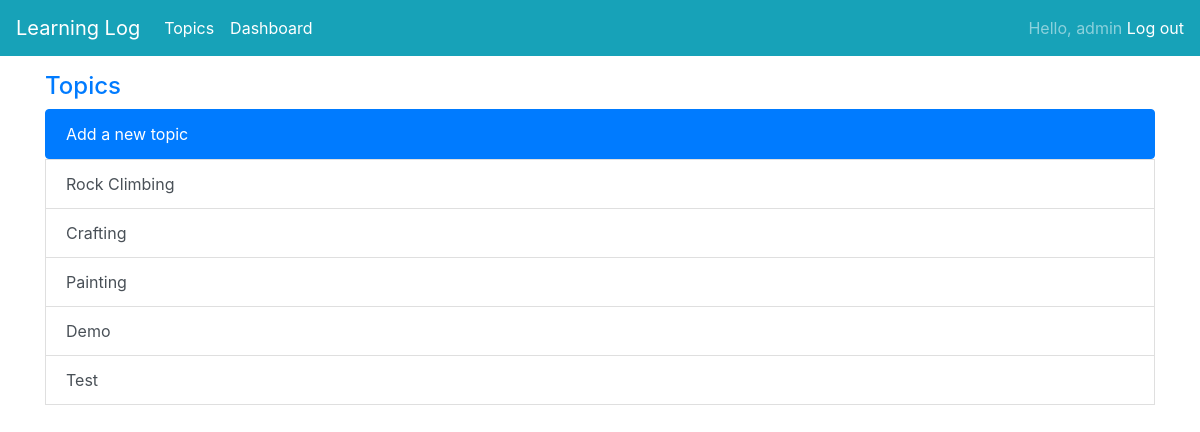
The app's page /topic/ (signed in) with its own data.
### learning_logs/models.py (models this page shows)
class Topic(models.Model):
    text = models.CharField(max_length=200)
    date_added = models.DateTimeField(auto_now_add=True)
    owner = models.ForeignKey(User, on_delete=models.CASCADE)
    def __str__(self):
        return self.text

### learning_logs/views.py (the view)
# urls.py: path('topic/', views.topics, name='topics'),
@login_required
def topics(request):
    topics = Topic.objects.filter(owner=request.user).order_by('date_added')
    context = {'topics': topics}
    return render(request, 'topics.html', context)

### templates/topics.html
{%  extends 'base.html' %}
{% load bootstrap4 %}
{% block content %}
    <div class="container">
    <h4 class="text-primary mt-3">Topics</h4>
    <div class="list-group">
        <a href="{% url 'learning_logs:new_topic' %}" class="list-group-item list-group-item-action active">
        Add a new topic
        </a>
    </div>
    {% for topic in topics %}
      <a href="{% url 'learning_logs:topic' topic.id %}" class="list-group-item list-group-item-action">{{ topic }}</a>
    {% empty %}
        <li class="font-weight-bold text-info">No Topics have been added yet</li>
    {% endfor %}
    </div>
{% endblock %}

### templates/base.html (shortened to what this page needs)
{% load bootstrap4 %}
<!DOCTYPE html>
<html lang="en">
<head>
    {% bootstrap_css %}
</head>
<body>
    <nav class="navbar navbar-expand-lg navbar-dark bg-info">
        <a class="navbar-brand" href="{% url 'learning_logs:index' %}">Learning Log<span class="sr-only">(current)</span></a>
      <div class="collapse navbar-collapse" id="navbarText">
        <ul class="navbar-nav mr-auto">
          <li class="nav-item active">
              <a class="nav-link" href="{% url 'learning_logs:topics' %}">Topics</a>
          </li>
            <li class="nav-item active">
                {% if request.user.is_superuser %}
                    <a class="nav-link" href="{% url 'learning_logs:admin' %}">Dashboard</a>
                {% endif %}
            </li>
        </ul>
        <span class="navbar-text">
            {% if user.is_authenticated %}
                Hello, {{ user.username }}
                <a href="{% url 'users:logout' %}">Log out</a>
            {% else %}
                <a href="{% url 'users:register' %}">Register</a>
                <a href="{% url 'users:login' %}">Log In</a>
            {% endif %}
        </span>
      </div>
    </nav>
{% block content %}{% endblock content %}
</body>
</html>

### records on screen
Topic: text "Rock Climbing"
Topic: text "Crafting"
Topic: text "Painting"
Topic: text "Demo"
Topic: text "Test"

### other values on screen
{{ user.username }} "admin"
